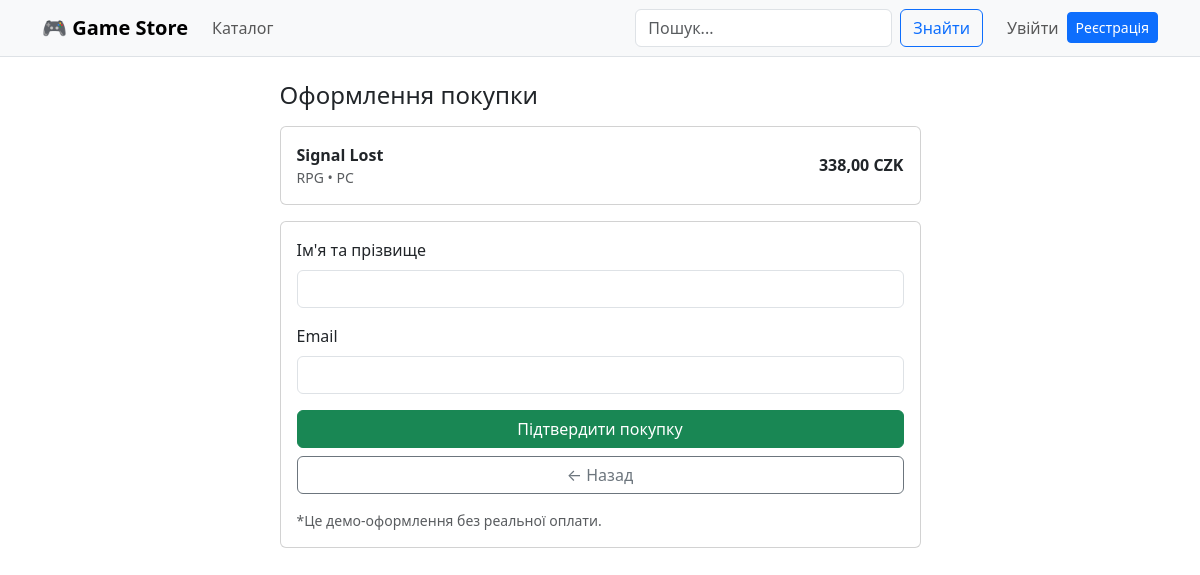
/game/signal-lost/buy/, run on the app's committed database.
### store/models.py (models this page shows, shortened)
class Game(models.Model):
    class Platform(models.TextChoices):
        PC = "PC", "PC"
        PS = "PlayStation", "PlayStation"
        XBOX = "Xbox", "Xbox"
        SWITCH = "Switch", "Switch"
    title = models.CharField(max_length=200)
    slug = models.SlugField(max_length=220, unique=True)
    category = models.ForeignKey(Category, on_delete=models.PROTECT, related_name="games")
    platform = models.CharField(max_length=20, choices=Platform.choices, default=Platform.PC)
    price_czk = models.DecimalField(max_digits=10, decimal_places=2)
    in_stock = models.BooleanField(default=True)
    short_description = models.CharField(max_length=300, blank=True)
    description = models.TextField(blank=True)
    cover = models.ImageField(upload_to="covers/", blank=True, null=True)
    created_at = models.DateTimeField(auto_now_add=True)
    class Meta:
        verbose_name = "Гра"
        verbose_name_plural = "Ігри"
        ordering = ["-created_at"]
    def get_absolute_url(self):
        return reverse("store:game_detail", kwargs={"slug": self.slug})

class Category(models.Model):
    name = models.CharField(max_length=120, unique=True)
    slug = models.SlugField(max_length=140, unique=True)
    class Meta:
        verbose_name = "Категорія"
        verbose_name_plural = "Категорії"

### store/views.py (the view)
# urls.py: path("game/<slug:slug>/buy/", views.buy_game, name="buy_game"),
def buy_game(request, slug: str):
    game = get_object_or_404(Game, slug=slug)
    if request.method == "POST":
        form = PurchaseForm(request.POST)
        if form.is_valid():
            purchase: Purchase = form.save(commit=False)
            purchase.game = game
            purchase.user = request.user if request.user.is_authenticated else None
            purchase.status = Purchase.Status.PAID
            purchase.save()
            messages.success(request, "Покупку оформлено ✅ (демо)")
            return redirect("store:purchase_success")
    else:
        initial = {}
        if request.user.is_authenticated and request.user.email:
            initial["email"] = request.user.email
        form = PurchaseForm(initial=initial)
    return render(request, "store/checkout.html", {"game": game, "form": form})

### store/forms.py
class PurchaseForm(forms.ModelForm):
    class Meta:
        model = Purchase
        fields = ("full_name", "email")
        widgets = {
            "full_name": forms.TextInput(attrs={"class": "form-control"}),
            "email": forms.EmailInput(attrs={"class": "form-control"}),
        }

### store/context_processors.py (called while the page is built)
def categories(request):
    return {"nav_categories": Category.objects.all().order_by("name")}

### store/templates/store/checkout.html (shortened to what this page needs)
{% extends "base.html" %}
{% block content %}
<div class="row justify-content-center">
  <div class="col-lg-7">
    <h1 class="h4 mb-3">Оформлення покупки</h1>
    <div class="card mb-3">
      <div class="card-body">
        <div class="d-flex justify-content-between align-items-center">
          <div>
            <div class="fw-semibold">{{ game.title }}</div>
            <div class="text-muted small">{{ game.category.name }} • {{ game.platform }}</div>
          </div>
          <div class="fw-semibold">{{ game.price_czk }} CZK</div>
        </div>
      </div>
    </div>
    <form method="post" class="card card-body">
      <div class="mb-3">
        <label class="form-label">Ім'я та прізвище</label>
        {{ form.full_name }}
      </div>
      <div class="mb-3">
        <label class="form-label">Email</label>
        {{ form.email }}
      </div>
      <button class="btn btn-success" type="submit">Підтвердити покупку</button>
      <a class="btn btn-outline-secondary mt-2" href="{{ game.get_absolute_url }}">← Назад</a>
      <div class="text-muted small mt-3">
        *Це демо-оформлення без реальної оплати.
      </div>
    </form>
  </div>
</div>
{% endblock %}

### data on the page
Game: title "Signal Lost", category.name "RPG", platform "PC", price_czk "338,00"
